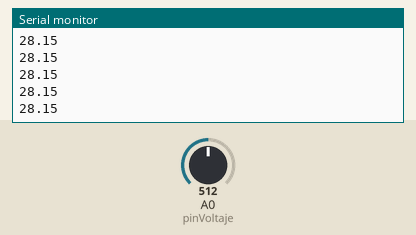
Simulated run of this sketch. Board: Arduino Uno, built with avr-gcc and run on an emulated ATmega328P. Parts: the last lines printed to the serial monitor. The inputs (shaded band) are chosen by the test bench; at power-on: A0 (pinVoltaje) = 512.

Above: at 1.2 s.
1.3 s: A0 (pinVoltaje) set to 716
At 2.2 s:
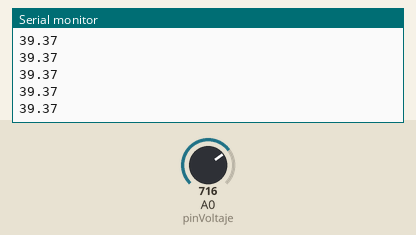
2.8 s: A0 (pinVoltaje) set to 900
At 3.4 s:
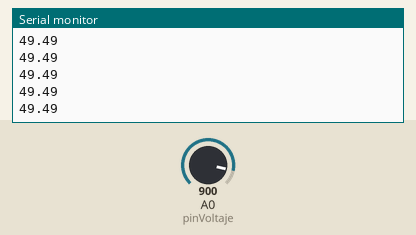
Timing chart, 0 to 5.8 s (numbered marks = the images above; inputs shaded):
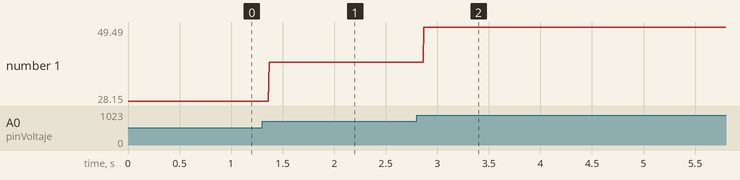

Measured:
- after the input at 1.3 s, the serial monitor: prints a new line after 0.07 s (image 1)
- after the input at 2.8 s, the serial monitor: prints a new line after 0.07 s (image 2)
- plotted number 1: 28.15 → 39.37 after the input at 1.3 s, 39.37 → 49.49 after the input at 2.8 s

The sketch:

A012_voltaje_analogread.ino
```cpp
/*
 * Lectura de voltaje. Conversion de lectura digital a voltaje real.
 * 2013. Arduino Gran Canaria.
 */

// Declaracion de variables
// Declarar variable del pin a leer
int pinVoltaje = 0;
int analogico;
float voltaje;

// Inicializacion del sistema
void setup() {
  // Inicializar la biblioteca Serial
  Serial.begin(9600);
}

// Bucle principal
void loop() {
  // Leer el "voltaje" del pin
  analogico = analogRead(pinVoltaje);
  // Convertir la cantidad a voltaje real
  voltaje = analogico / 1023.0 * 5.0 * 9.0 / 0.8;
  // Imprimir el "voltaje" del pin
  Serial.println(voltaje);
}
```
